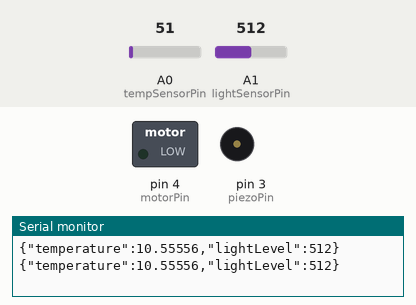
Simulated run of this sketch. Board: Arduino Uno, built with avr-gcc and run on an emulated ATmega328P. Parts: switched loads named in the sketch (green lamp = pin HIGH), buzzer (waves = sounding), the last lines printed to the serial monitor. The inputs (shaded band) are chosen by the test bench; at power-on: A0 (tempSensorPin) = 51, A1 (lightSensorPin) = 512.

Above: at 1.2 s.
1.3 s: A0 (tempSensorPin) set to 72
3.2 s: A0 (tempSensorPin) set to 84
At 4.8 s:
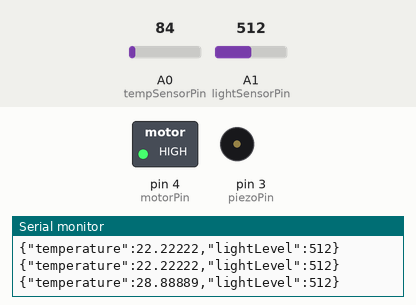
5.5 s: A0 (tempSensorPin) set to 112
At 6.26 s:
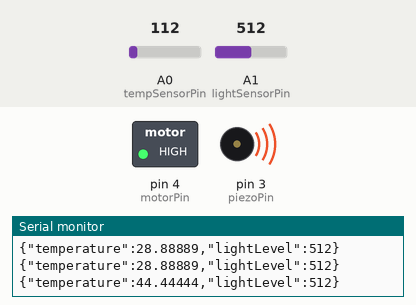
9.6 s: A0 (tempSensorPin) set to 86
At 9.6 s:
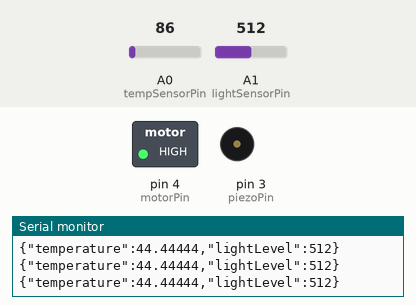
11.1 s: A0 (tempSensorPin) set to 71
At 12.9 s:
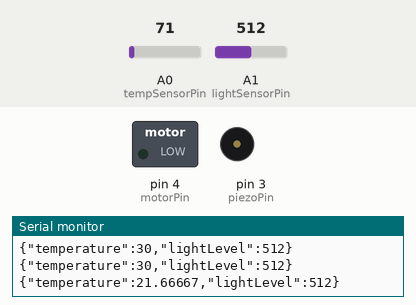
Timing chart, 0 to 14.4 s (numbered marks = the images above; inputs shaded):
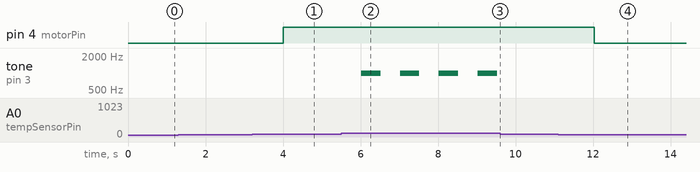

Measured:
- the behaviour switches between 77 and 78 on A0 (tempSensorPin) (found by bisection; images 0 and 1)
- after the input at 3.2 s, pin 4 (motorPin): LOW → HIGH after 0.81 s
- after the input at 5.5 s, tone on pin 3 (piezoPin): alternates 1000 Hz for 0.50 s and silent for 0.50 s, starting after 0.52 s
- after the input at 9.6 s, tone on pin 3 (piezoPin): stays silent (without the input it goes to 1000 Hz after 0.43 s)
- after the input at 11.1 s, pin 4 (motorPin): HIGH → LOW after 0.93 s

The sketch:

main.ino
```cpp
// Arduino script for smart mirror project
// Include the ArduinoJson library
#include <ArduinoJson.h>

// Define pins for sensors and actuators
const int tempSensorPin = A0;
const int lightSensorPin = A1;
const int piezoPin = 3;
const int motorPin = 4;

// Variables to store sensor data and actuator states
float temperature = 0.0;
int lightLevel = 0;
bool motorState = false;

// Variables to store conditional rules
int updateInterval = 1000;          // Default update interval
float temperatureThreshold = 25.0;  // Default temperature threshold

void setup() {
  // Initialize serial communication
  Serial.begin(9600);

  // Set pin modes for sensors and actuators
  pinMode(piezoPin, OUTPUT);
  pinMode(motorPin, OUTPUT);
}

void loop() {
  // Read data from sensors
  temperature = getTemperatureData();
  lightLevel = getLightData();

  // Create a JSON object to store sensor data
  StaticJsonDocument<200> sensorDoc;
  sensorDoc["temperature"] = temperature;
  sensorDoc["lightLevel"] = lightLevel;

  // Send sensor data as JSON object over serial
  serializeJson(sensorDoc, Serial);
  Serial.println();

  // Check if there are any incoming commands from Raspberry Pi
  if (Serial.available()) {
    String json = Serial.readString();
    processCommand(json);
  }

  // Control actuators based on temperature condition
  controlMotor();
  controlPiezo();

  // Delay for the specified update interval before the next iteration
  delay(updateInterval);
}

// Function to get temperature data
float getTemperatureData() {
  float temperatureF = analogRead(tempSensorPin);
  float temperatureC = (temperatureF - 32.0) * 5.0 / 9.0;
  return temperatureC;
}

// Function to get light data
int getLightData() {
  return analogRead(lightSensorPin);
}

// Function to process incoming commands from Raspberry Pi
void processCommand(String json) {
  // Deserialize the JSON payload
  StaticJsonDocument<200> doc;
  DeserializationError error = deserializeJson(doc, json);

  if (error) {
    // If deserialization fails, print an error message
    Serial.print("Deserialization failed: ");
    Serial.println(error.c_str());
    return;
  }

  // Update conditional rules based on the received JSON payload
  if (doc.containsKey("u")) {
    updateInterval = doc["u"];
  }
  if (doc.containsKey("t")) {
    temperatureThreshold = doc["t"];
  }
}

// Function to control motor based on temperature condition
void controlMotor() {
  if (temperature > temperatureThreshold) {
    digitalWrite(motorPin, HIGH);
    motorState = true;
  } else {
    digitalWrite(motorPin, LOW);
    motorState = false;
  }
}

// Function to control piezo based on temperature condition
void controlPiezo() {
  if (temperature > temperatureThreshold + 10) {
    tone(piezoPin, 1000, 500);  // Play a tone of 1000Hz for 500ms
  } else {
    noTone(piezoPin);  // Stop playing the tone
  }
}
```
